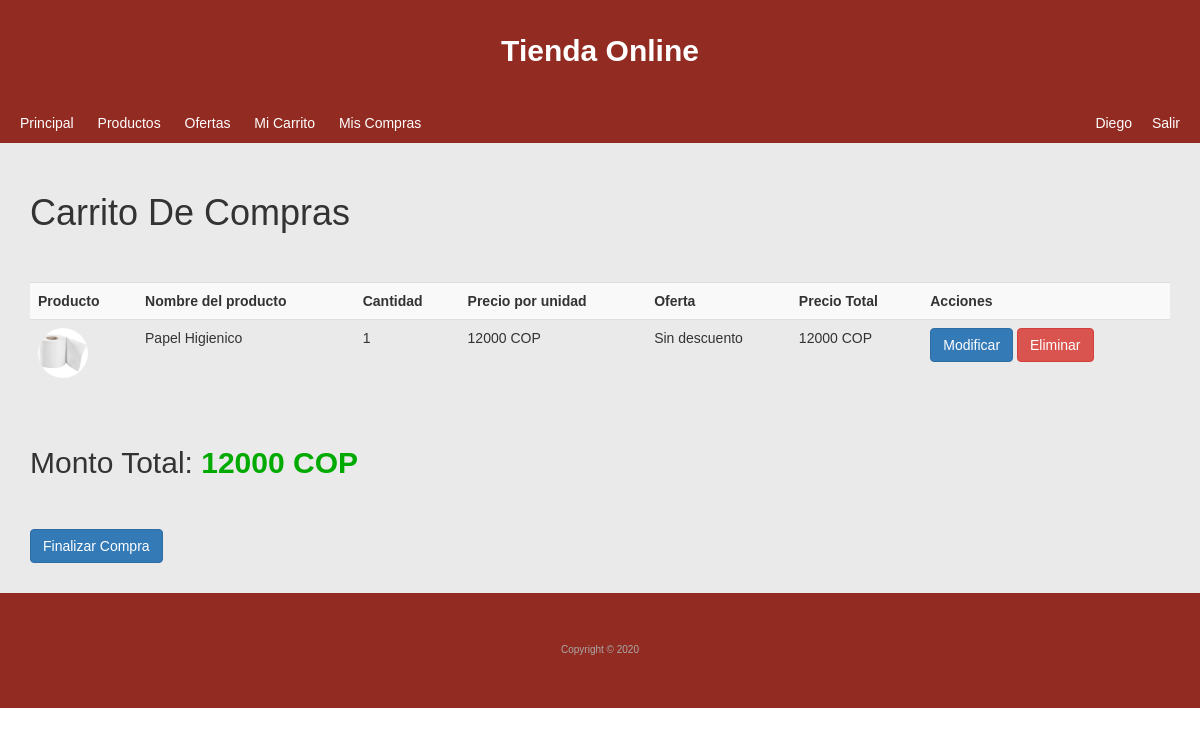
Page /?p=carrito (signed in) on the committed database.
### tables this page shows
CREATE TABLE `clientes` (
  `id` int(11) NOT NULL,
  `username` varchar(255) NOT NULL,
  `password` varchar(255) NOT NULL,
  `name` varchar(255) NOT NULL
);

CREATE TABLE `carro` (
  `id` int(11) NOT NULL,
  `id_cliente` int(11) NOT NULL,
  `id_producto` int(11) NOT NULL,
  `cant` int(11) NOT NULL
);

CREATE TABLE `productos` (
  `id` int(11) NOT NULL,
  `price` float NOT NULL,
  `imagen` varchar(255) NOT NULL,
  `name` varchar(255) NOT NULL,
  `id_categoria` int(11) NOT NULL,
  `oferta` int(11) NOT NULL,
  `descargable` varchar(255) NOT NULL
);

### configs/funciones.php (called while the page is built, shortened)
<?php
function clear($var){
	return $var;
}
	?>
	<?php
function nombre_cliente($id_cliente){
	$mysqli = connect();
	$q = $mysqli->query("SELECT * FROM clientes WHERE id = '$id_cliente'");
	$r = mysqli_fetch_array($q);
	return $r['name'];
}
function connect(){
	$host_mysql = "localhost";
	$user_mysql = "root";
	$pass_mysql = "";
	$db_mysql = "tienda";
 	$mysqli = mysqli_connect($host_mysql,$user_mysql,$pass_mysql,$db_mysql);
	return $mysqli;
}
?>

### configs/config.php (called while the page is built, shortened)
<?php
	$divisa = "COP";
?>

### modulos/carrito.php (the view, shortened to what this page needs)
<h1>Carrito De Compras</h1>
<br><br>
<table class="table table-striped">
	<tr>
		<th>Producto</th>
		<th>Nombre del producto</th>
		<th>Cantidad</th>
		<th>Precio por unidad</th>
		<th>Oferta</th>
		<th>Precio Total</th>
		<th>Acciones</th>
	</tr>
<?php
$id_cliente = clear($_SESSION['id_cliente']);
$q = $mysqli->query("SELECT * FROM carro WHERE id_cliente = '$id_cliente'");
$monto_total = 0;
while($r = mysqli_fetch_array($q)){
	$q2 = $mysqli->query("SELECT * FROM productos WHERE id = '".$r['id_producto']."'");
	$r2 = mysqli_fetch_array($q2);
	$preciototal = 0;
			if($r2['oferta']>0){
				if(strlen($r2['oferta'])==1){
					$desc = "0.0".$r2['oferta'];
				}else{
					$desc = "0.".$r2['oferta'];
				}
				$preciototal = $r2['price'] -($r2['price'] * $desc);
			}else{
				$preciototal = $r2['price'];
			}
	$nombre_producto = $r2['name'];
	$cantidad = $r['cant'];
	$precio_unidad = $r2['price'];
	$precio_total = $cantidad * $preciototal;
	$imagen_producto = $r2['imagen'];
	$monto_total = $monto_total + $precio_total;
	?>
		<tr>
			<td><img src="productos/<?=$imagen_producto?>" class="imagen_carro"/></td>
			<td><?=$nombre_producto?></td>
			<td><?=$cantidad?></td>
			<td><?=$precio_unidad?> <?=$divisa?></td>
			<td>
				<?php
					if($r2['oferta']>0){
						echo $r2['oferta']."% de Descuento";
					}else{
						echo "Sin descuento";
					}
				?>
			</td>
			<td><?=$precio_total?> <?=$divisa?></td>
			<td>
				<a onclick="modificar('<?=$r['id']?>')" href="#"><button class="btn btn-primary" type="submit" name="modificar">Modificar</button></i></a>
				<a href="?p=carrito&eliminar=<?=$r['id']?>"><button class="btn btn-danger" type="submit" name="finalizar">Eliminar</button></a>
			</td>
		</tr>
	<?php
}
?>
</table>
<br>
<h2>Monto Total: <b class="text-green"><?=$monto_total?> <?=$divisa?></b></h2>
<br><br>
<form method="post" action="">
	<button class="btn btn-primary" type="submit" name="finalizar">Finalizar Compra</button>
</form>

### index.php (shortened to what this page needs)
<?php
include "configs/config.php";
include "configs/funciones.php";
if(!isset($p)){
	$p = "principal";
}else{
	$p = $p;
}
?>
<!DOCTYPE html>
<html>
<head>
	<link rel="stylesheet" href="css/estilo.css"/>
	<link rel="stylesheet" href="bootstrap/css/bootstrap.css"/>
</head>
<body>
	<div class="header">
		Tienda Online
	</div>
	<div class="menu">
		<a href="?p=principal">Principal</a>
		<a href="?p=productos">Productos</a>
		<a href="?p=ofertas">Ofertas</a>
		<?php
		if(isset($_SESSION['id_cliente'])){
		?>
		<a href="?p=carrito">Mi Carrito</a>
		<a href="?p=miscompras">Mis Compras</a>
		<?php
		}else{
			?>
				<a href="?p=registro" class="pull-right subir">Registrate</a>
				<a href="?p=login" class="pull-right subir">Iniciar Sesión</a>
			<?php
		}
		?>
		<?php
			if(isset($_SESSION['id_cliente'])){
		?>
		<a class="pull-right subir" href="?p=salir">Salir</a>
		<a class="pull-right subir" href="#"><?=nombre_cliente($_SESSION['id_cliente'])?></a>
		<?php
			}
		?>
	</div>
	<div class="cuerpo">
		<?php
			if(file_exists("modulos/".$p.".php")){
				include "modulos/".$p.".php";
			}else{
				echo "<i>No se ha encontrado la página <b>".$p."</b> <a href='./'>Regresar</a></i>";
			}
		?>
	</div>
	<div class="footer">
		Copyright &copy; <?=date("Y")?>
	</div>
</body>
</html>

### css/estilo.css (style rules this page uses)
* { font-family: arial; }
body { padding:0; margin:0; }
a { text-decoration: none; color:#fff; }
.header { background:#922b21; color:#fff; padding:30px; text-align: center; font-size:30px; font-weight: bold; }
.menu { padding:10px; background: #922b21; }
.menu a { text-decoration: none; color:#fff; background:#922b21; padding:10px; }
.cuerpo { background: #eaeaea; padding:30px; min-height:440px; }
.footer { background:#922b21; color:#aaa; text-align:center; font-size:10px; padding:50px; }
.subir { position: relative; bottom: 10px; }
.imagen_carro { width:50px; height:50px; border-radius: 1000px; }
.text-green { color:#0a0; }

### rows in the picture
clientes: name "Diego"
carro: id_producto.imagen (picture), id_producto.name "Papel Higienico", cant "1", id_producto.price "12000", cant.price "12000"

### other values in the picture
$monto_total "12000"
$divisa "COP"
